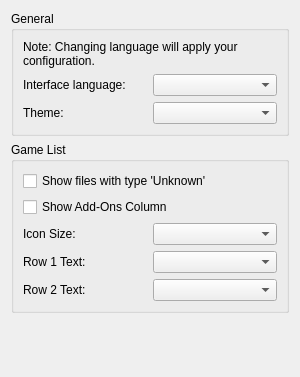
<?xml version="1.0" encoding="UTF-8"?>
<ui version="4.0">
 <class>ConfigureUi</class>
 <widget class="QWidget" name="ConfigureUi">
  <property name="geometry">
   <rect>
    <x>0</x>
    <y>0</y>
    <width>300</width>
    <height>377</height>
   </rect>
  </property>
  <property name="windowTitle">
   <string>Form</string>
  </property>
  <layout class="QHBoxLayout" name="HorizontalLayout">
   <item>
    <layout class="QVBoxLayout" name="VerticalLayout">
     <item>
      <widget class="QGroupBox" name="GeneralGroupBox">
       <property name="title">
        <string>General</string>
       </property>
       <layout class="QHBoxLayout" name="horizontalLayout">
        <item>
         <layout class="QVBoxLayout" name="verticalLayout">
          <item>
           <widget class="QLabel" name="label_change_language_info">
            <property name="minimumSize">
             <size>
              <width>0</width>
              <height>0</height>
             </size>
            </property>
            <property name="text">
             <string>Note: Changing language will apply your configuration.</string>
            </property>
            <property name="wordWrap">
             <bool>true</bool>
            </property>
           </widget>
          </item>
          <item>
           <layout class="QHBoxLayout" name="horizontalLayout_2">
            <item>
             <widget class="QLabel" name="language_label">
              <property name="text">
               <string>Interface language:</string>
              </property>
             </widget>
            </item>
            <item>
             <widget class="QComboBox" name="language_combobox"/>
            </item>
           </layout>
          </item>
          <item>
           <layout class="QHBoxLayout" name="horizontalLayout_3">
            <item>
             <widget class="QLabel" name="theme_label">
              <property name="text">
               <string>Theme:</string>
              </property>
             </widget>
            </item>
            <item>
             <widget class="QComboBox" name="theme_combobox"/>
            </item>
           </layout>
          </item>
         </layout>
        </item>
       </layout>
      </widget>
     </item>
     <item>
      <widget class="QGroupBox" name="GameListGroupBox">
       <property name="title">
        <string>Game List</string>
       </property>
       <layout class="QHBoxLayout" name="GameListHorizontalLayout">
        <item>
         <layout class="QVBoxLayout" name="GeneralVerticalLayout">
          <item>
           <widget class="QCheckBox" name="show_unknown">
            <property name="text">
             <string>Show files with type 'Unknown'</string>
            </property>
           </widget>
          </item>
          <item>
           <widget class="QCheckBox" name="show_add_ons">
            <property name="text">
             <string>Show Add-Ons Column</string>
            </property>
           </widget>
          </item>
          <item>
           <layout class="QHBoxLayout" name="icon_size_qhbox_layout_2">
            <item>
             <widget class="QLabel" name="icon_size_label">
              <property name="text">
               <string>Icon Size:</string>
              </property>
             </widget>
            </item>
            <item>
             <widget class="QComboBox" name="icon_size_combobox"/>
            </item>
           </layout>
          </item>
          <item>
           <layout class="QHBoxLayout" name="row_1_qhbox_layout">
            <item>
             <widget class="QLabel" name="row_1_label">
              <property name="text">
               <string>Row 1 Text:</string>
              </property>
             </widget>
            </item>
            <item>
             <widget class="QComboBox" name="row_1_text_combobox"/>
            </item>
           </layout>
          </item>
          <item>
           <layout class="QHBoxLayout" name="row_2_qhbox_layout">
            <item>
             <widget class="QLabel" name="row_2_label">
              <property name="text">
               <string>Row 2 Text:</string>
              </property>
             </widget>
            </item>
            <item>
             <widget class="QComboBox" name="row_2_text_combobox"/>
            </item>
           </layout>
          </item>
         </layout>
        </item>
       </layout>
      </widget>
     </item>
     <item>
      <spacer name="verticalSpacer">
       <property name="orientation">
        <enum>Qt::Vertical</enum>
       </property>
       <property name="sizeHint" stdset="0">
        <size>
         <width>20</width>
         <height>40</height>
        </size>
       </property>
      </spacer>
     </item>
    </layout>
   </item>
  </layout>
 </widget>
 <resources/>
 <connections/>
</ui>
